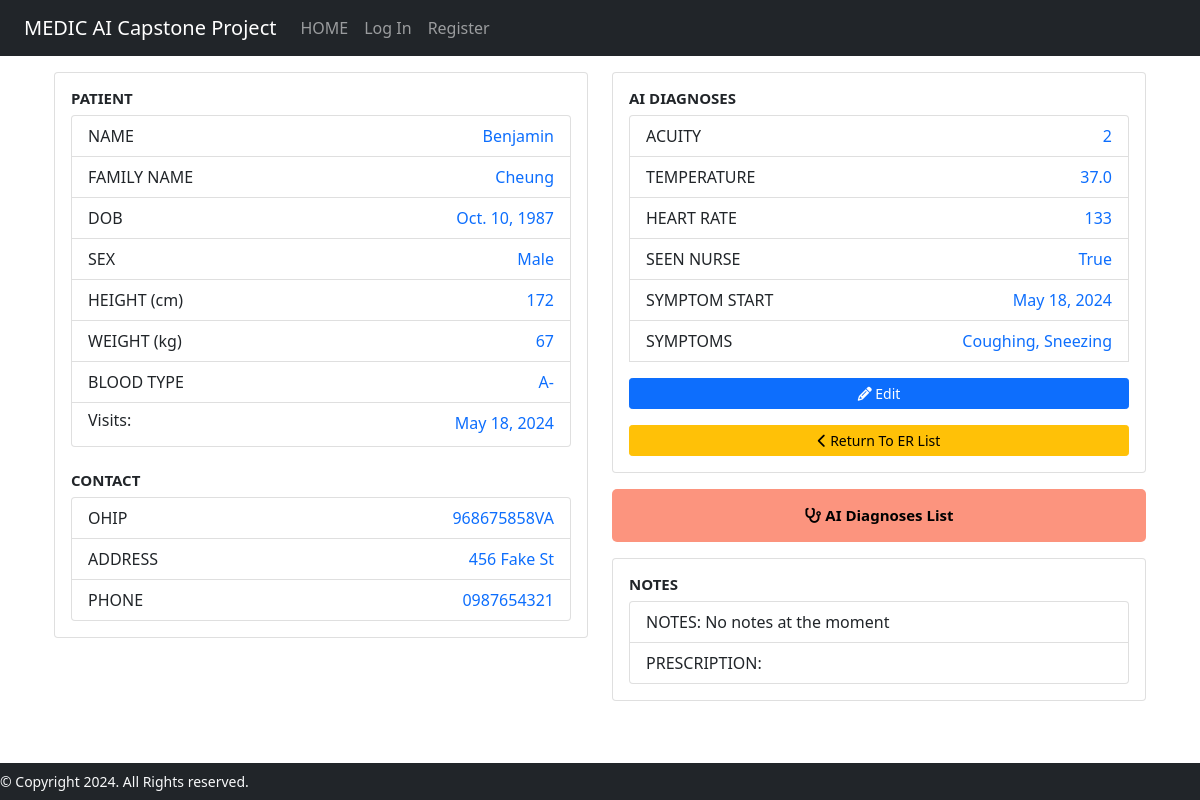
The app's page /patientinfo/2, older data.
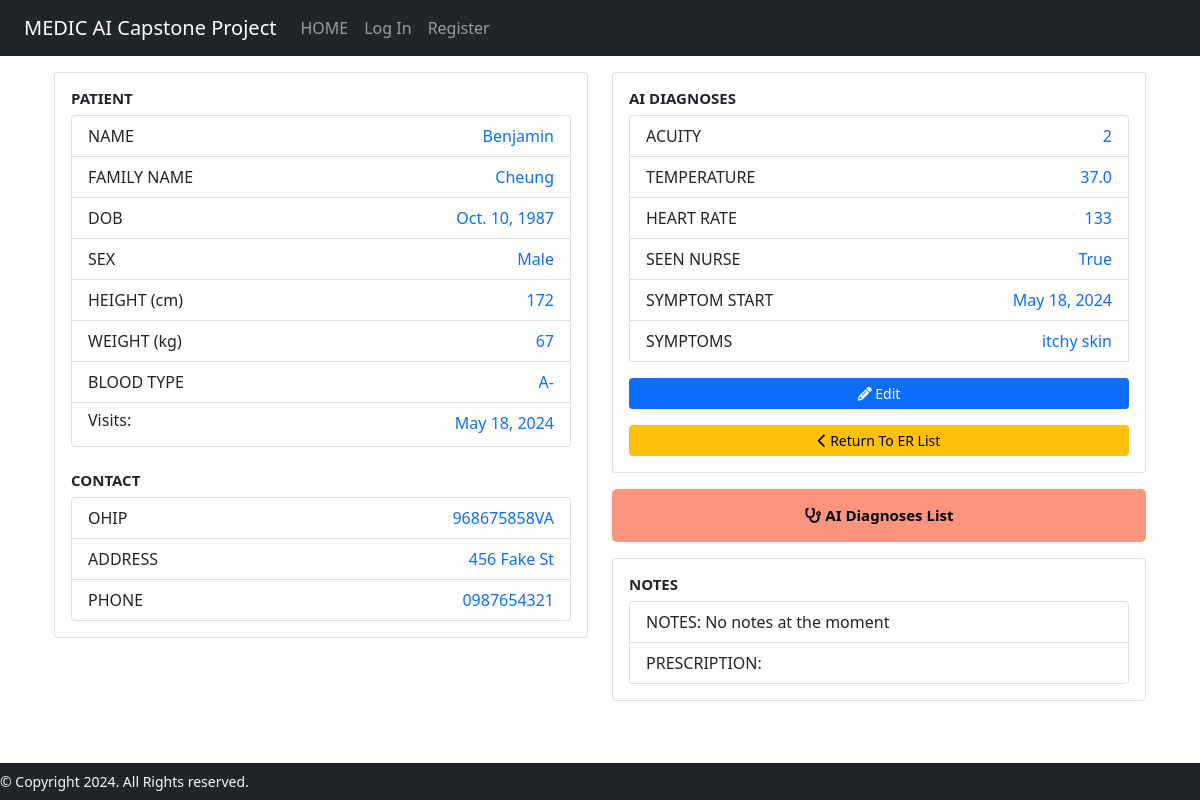
The same page, newer data.
### medicAI/models.py (models this page shows)
class Hospital_Visit(models.Model):
    ACUITY_CHOICES = [
        ('1', '1'),
        ('2', '2'),
        ('3', '3'),
        ('4', '4'),
        ('5', '5'),
    ]
    patient = models.ForeignKey(Patient, on_delete=models.CASCADE)
    symptom_start_date = models.DateField(default=timezone.now, blank=True)
    acuity = models.CharField(max_length=1, choices=ACUITY_CHOICES, default='5')
    temperature = models.DecimalField(
        max_digits=3,
        decimal_places=1,
        null=True,
        blank=True,
        validators=[MinValueValidator(30), MaxValueValidator(45)]
    )
    heart_rate = models.IntegerField(null=True, blank=True)
    prescription = models.CharField(max_length=200, blank=True)
    diagnosis = models.CharField(max_length=200, blank=True)
    seen_nurse = models.BooleanField(default=False)
    er_doctor = models.ForeignKey(User, on_delete=models.CASCADE, null=True)
    symptoms = models.CharField(max_length=500, null=True, blank=True )

### medicAI/views.py (the view)
# urls.py: path("patientinfo/<str:patient_id>", views.patient_info, name="patientinfo"),
def patient_info(request, patient_id):
    patient = Patient.objects.get(pk=patient_id)
    visit_list = Hospital_Visit.objects.filter(patient=patient_id).order_by('-symptom_start_date')
    most_recent_visit = visit_list.first()
    context= {
        'patient': patient,
        'visit_list' : visit_list,
        'current_visit': most_recent_visit
    }
    return render(request, "medicAI/patientinfo.html", context)

### medicAI/templates/medicAI/patientinfo.html (shortened to what the changed rows need)
{% extends "medicAI/layout.html" %}
{% block body %}
<div class="container" style="margin-top: 1rem; margin-bottom: 3rem;">
    <div class="row">
        <div class="col-md-6">
            <div class="card" style="margin-bottom: 1rem;">
                <div class="card-body">
                    <ul class="list-group">
                        <li class="list-group-item" style="display: inline-block;">
                            <ul class="list-group text-primary" style="list-style-type: none; padding-left: 0;float: right;">
                                {% for visit in visit_list %}
                                <li>{{ visit.symptom_start_date }}</li>
                                {% endfor %}
                            </ul>
                        </li>
                    </ul>
                    <br/>
                </div>
            </div>
        </div>
        <div class="col-md-6">
            <div class="card" style="margin-bottom: 1rem;">
                <div class="card-body">
                    <ul class="list-group">
                        <li class="list-group-item">
                            <span style="float: left;">ACUITY</span>
                            <span class="text-primary" style="float: right;">{{ current_visit.acuity }}</span>
                        </li>
                        <li class="list-group-item">
                            <span style="float: left;">TEMPERATURE</span>
                            <span class="text-primary" style="float: right;">{{ current_visit.temperature }}</span>
                        </li>
                        <li class="list-group-item">
                            <span style="float: left;">HEART RATE</span>
                            <span class="text-primary" style="float: right;">{{ current_visit.heart_rate }}</span>
                        </li>
                        <li class="list-group-item">
                            <span style="float: left;">SEEN NURSE</span>
                            <span class="text-primary" style="float: right;">{{ current_visit.seen_nurse }}</span>
                        </li>
                        <li class="list-group-item">
                            <span style="float: left;">SYMPTOM START</span>
                            <span class="text-primary" style="float: right;">{{ current_visit.symptom_start_date }}</span>
                        </li>
                        <li class="list-group-item">
                            <span style="float: left;">SYMPTOMS</span>
                            <span class="text-primary" style="float: right;">{{ current_visit.symptoms }}</span>
                        </li>
                    </ul>
                </div>
            </div>
            <div class="card">
                <div class="card-body">
                    <ul class="list-group">
                        <li class="list-group-item">NOTES: {{ current_visit.diagnosis }}</li>
                        <li class="list-group-item">PRESCRIPTION: {{ current_visit.prescription }}</li>
                    </ul>
                </div>
            </div>
        </div>
    </div>
</div>
{% endblock %}

Row changes from the older to the newer data that the page shows:
changed Hospital_Visit "True": symptoms "Coughing, Sneezing" → "itchy skin"
